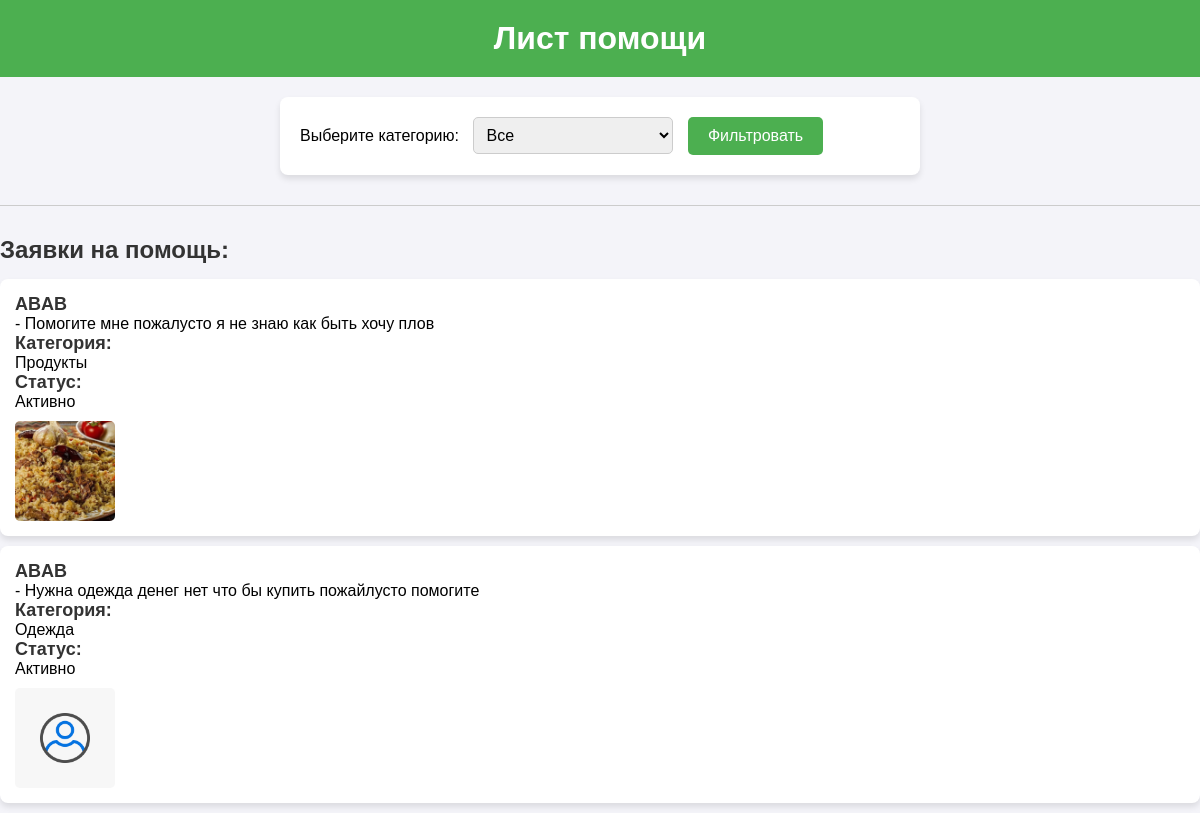
The app's page /help_list/, older data.
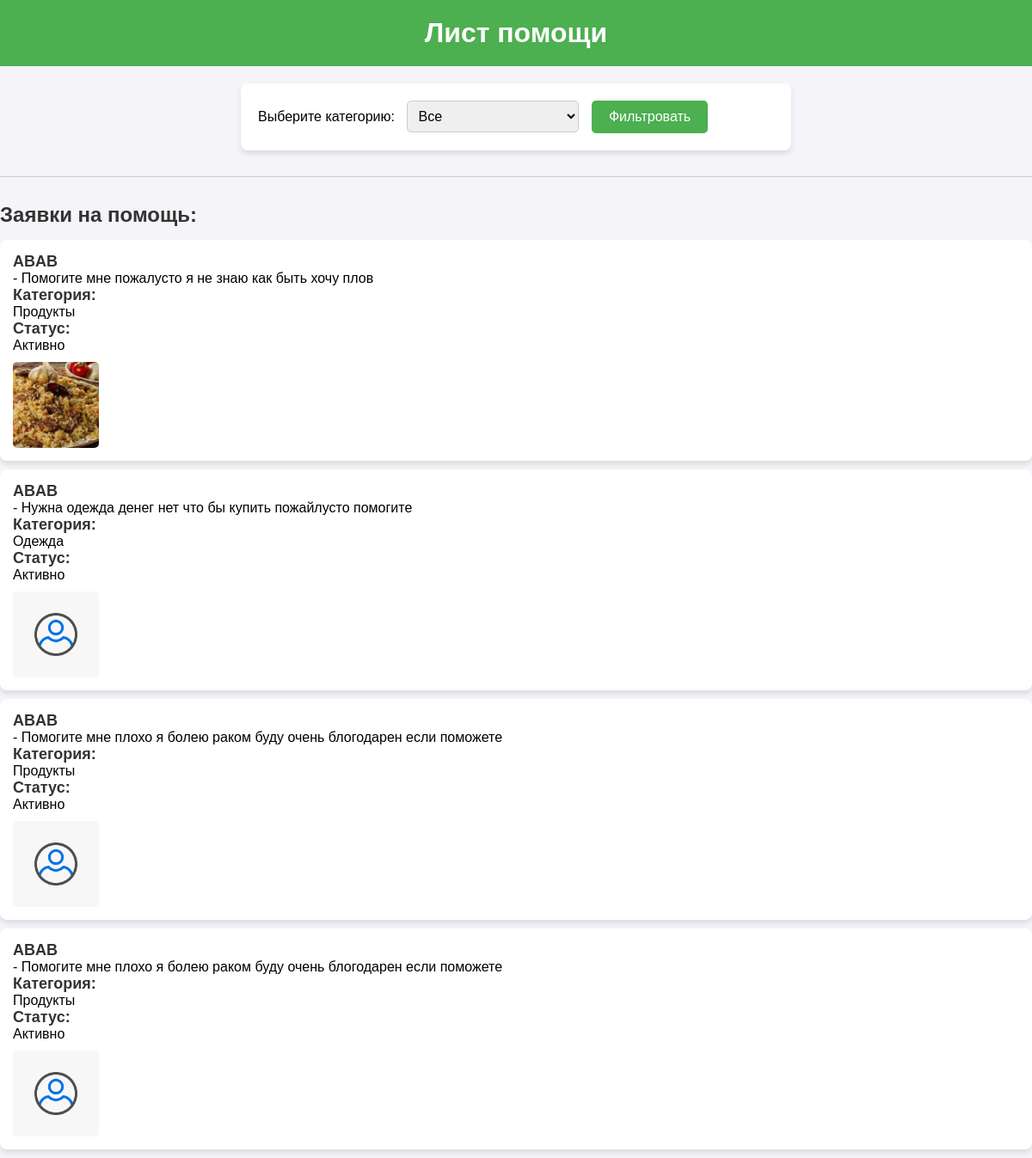
The same page, newer data.
### volunteer/models.py (models this page shows, shortened)
class ApplyHelp(models.Model):
    CHOICE_STATUSHELP=(
        ("активно", "Активно"),
        ("завершино", "Завершино"),
        ("впроцессе", "Впроцессе"),
    )
    user = models.ForeignKey(CustomUser, on_delete=models.CASCADE)
    description = models.TextField()
    image = models.ImageField(upload_to="static/images", null=True, blank=True)
    add_time = models.DateTimeField(auto_now=True)
    category = models.ForeignKey(Category, on_delete=models.CASCADE)
    status = models.CharField(max_length=50, choices=CHOICE_STATUSHELP)
    is_active = models.BooleanField(default=True)

class CustomUser(AbstractUser):
    CHOICE_GENDER=(
        ("женщина", "Женщина"),
        ("мужчина", "Мужчина"),
    )
    CHOICE_STATUS=(
        ("валантер", "Валантер"),
        ("Нуждающийся", "Нуждающийся"),
    )
    image = models.ImageField(upload_to="static/images", null=True, blank=True)
    age = models.IntegerField(null=True)
    phone_number = models.CharField(max_length=13,null=True)
    gender = models.CharField(max_length=50, choices=CHOICE_GENDER,null=True)
    status = models.CharField(max_length=50, choices=CHOICE_STATUS,null=True)
    latitude = models.FloatField(null=True)
    longitude = models.FloatField(null=True)

class Category(models.Model):
    category_name = models.CharField(max_length=150)

### volunteer/views.py (the view)
# urls.py: path('help_list/', HelpListView.as_view(), name='help_list'),
class HelpListView(ListView):
    model = ApplyHelp
    template_name = 'help_list.html'
    context_object_name = 'apply_helps'
    def get_queryset(self):
        queryset = ApplyHelp.objects.all()
        category_filter = self.request.GET.get('category', None)
        if category_filter:
            queryset = queryset.filter(category__id=category_filter)
        return queryset
    def get_context_data(self, **kwargs):
        context = super().get_context_data(**kwargs)
        context['categories'] = Category.objects.all()
        return context

### templates/help_list.html (shortened to what this page needs)
<!DOCTYPE html>
<html lang="ru">
<head>
</head>
<body>
    <h1>Лист помощи</h1>
    <form method="get" action="{% url 'help_list' %}">
        <label for="category">Выберите категорию:</label>
        <select name="category" id="category">
            <option value="">Все</option>
        </select>
        <button type="submit">Фильтровать</button>
    </form>
    <hr>
    <h2>Заявки на помощь:</h2>
    <ul>
        {% for apply_help in apply_helps %}
            <li>
                <strong>{{ apply_help.user.username }}</strong> - {{ apply_help.description }} <br>
                <strong>Категория:</strong> {{ apply_help.category.category_name }} <br>
                <strong>Статус:</strong> {{ apply_help.get_status_display }} <br>
                <img src="{{ apply_help.image.url }}" alt="Image">
            </li>
        {% empty %}
            <p class="no-apply-helps">Нет заявок на помощь по выбранной категории.</p>
        {% endfor %}
    </ul>
</body>
</html>

### templates/help_list.html (style rules this page uses)
body { font-family: Arial, sans-serif; background-color: #f4f4f9; margin: 0; padding: 0; }
h1 { text-align: center; background-color: #4CAF50; color: white; padding: 20px; margin: 0; }
h2 { color: #333; margin-bottom: 15px; }
form { background-color: #fff; padding: 20px; border-radius: 8px; box-shadow: 0 4px 6px rgba(0, 0, 0, 0.1); margin: 20px auto; max-width: 600px; }
label { font-size: 16px; margin-right: 10px; }
select { padding: 8px; font-size: 16px; border-radius: 5px; border: 1px solid #ccc; width: 200px; }
button { padding: 10px 20px; background-color: #4CAF50; color: white; border: none; border-radius: 5px; cursor: pointer; font-size: 16px; margin-left: 10px; }
hr { margin-top: 30px; border: 0; border-top: 1px solid #ccc; margin-bottom: 30px; }
ul { list-style-type: none; padding: 0; margin: 0; }
li { background-color: #fff; padding: 15px; margin: 10px 0; border-radius: 8px; box-shadow: 0 4px 6px rgba(0, 0, 0, 0.1); display: flex; flex-direction: column; }
li strong { font-size: 18px; color: #333; }
li img { margin-top: 10px; border-radius: 5px; width: 100px; height: 100px; object-fit: cover; }

Row changes from the older to the newer data that the page shows:
added ApplyHelp: user.username "ABAB", description "Помогите мне плохо я болею раком буду очень блогодарен если поможете", category.category_name "Продукты", status "Активно", image (picture)
added ApplyHelp: user.username "ABAB", description "Помогите мне плохо я болею раком буду очень блогодарен если поможете", category.category_name "Продукты", status "Активно", image (picture)
